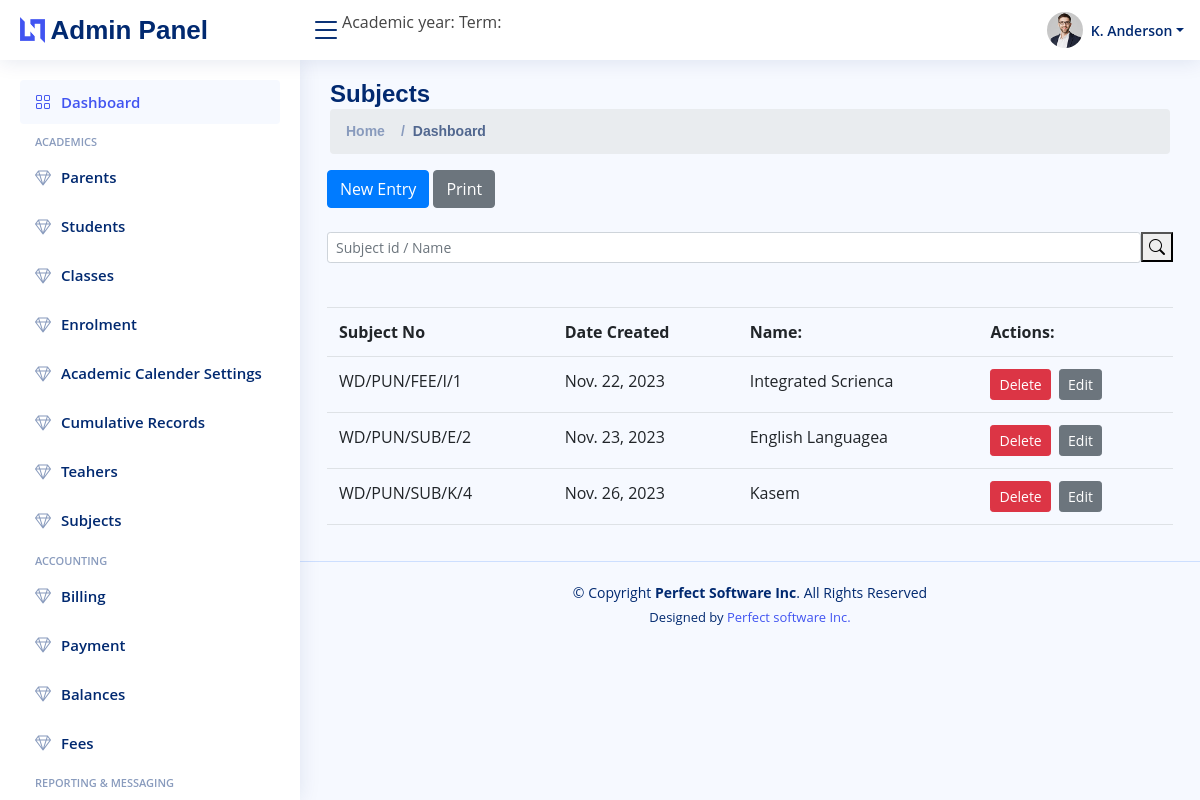
The page /dashboard/subject/ on the database its author committed.
### subjects/models.py (models this page shows)
class Subjects(models.Model):
    subjectNo = models.CharField(max_length=20, unique= True)
    name = models.CharField(max_length = 30, null=True)
    label = models.CharField(max_length = 30, null=True)
    createdAt = models.DateField(max_length = 30, default=datetime.date.today)
    updatedAt = models.DateField(max_length = 30, default=datetime.date.today)

### subjects/views.py (the view)
# urls.py: path("dashboard/subject/", views.view, name = 'subjectview'),
def view(request):
    subjects = Subjects.objects.all()
    return render(request,"subjectview.html",{'parents':subjects})

### subjects/templates/subjectview.html (shortened to what this page needs)
{% extends 'dashboard.html' %}
{%block pagetitle%}
<h1>Subjects</h1>
{%endblock%}
{%block body%}
<section>
    <div class="row">
        <div class="col-md-12">
            {%include 'subjectheader.html'%}
        </div>
        <div class="col-md-12">
            <div class="search-bar">
                <form action = "{% url 'searchsubject' %}" class="search-form d-flex align-items-center" method="POST" >
                    <input class="form-control form-control-sm" style="width: 100%;" type="text" name="searchkey" placeholder="Subject id / Name" title="Enter search keyword">
                  <button type="submit" title="Search" style="margin-bottom: 20px;"><i class="bi bi-search"></i></button>
                </form>
              </div><br>
        </div>
        <div class="col-md-12">
                {%if parents|length == 0%}
                <h3>No Data Found </h3>
                {%else%}
                <table class="table">
                    <tr>
                        <th>Subject No</th>
                        <th>Date Created</th>
                        <th>Name:</th>
                        <th>Actions:</th>
                    </tr>
                {% for parent in parents%}
                <tr>
                    <td>{{parent.subjectNo}}</td>
                    <td>{{parent.createdAt}}</td>
                    <td>{{parent.name}}</td>
                    <td><a href="/dashboard/subject/delete/{{parent.id}}"><button class =" btn btn-danger btn-sm">Delete</button></a> &nbsp<a href="/dashboard/subject/edit/{{parent.id}}"><button class = "btn btn-secondary btn-sm">Edit</button></a></td>
                </tr>
                {%endfor%}
                {%endif%}
            </table>
          </div>
    </div>
</section>
{%endblock%}

### static/style.css (style rules this page uses)
:root { scroll-behavior: smooth; }
body { font-family: "Open Sans", sans-serif; background: #f6f9ff; color: #444444; }
a { color: #4154f1; text-decoration: none; }
h1, h2, h3, h4, h5, h6 { font-family: "Nunito", sans-serif; }
.pagetitle h1 { font-size: 24px; margin-bottom: 0; font-weight: 600; color: #012970; }
input,select { margin-bottom: 20px; }

### rows shown on the page
Subjects: subjectNo "WD/PUN/FEE/I/1", createdAt "Nov. 22, 2023", name "Integrated Scrienca"
Subjects: subjectNo "WD/PUN/SUB/E/2", createdAt "Nov. 23, 2023", name "English Languagea"
Subjects: subjectNo "WD/PUN/SUB/K/4", createdAt "Nov. 26, 2023", name "Kasem"
